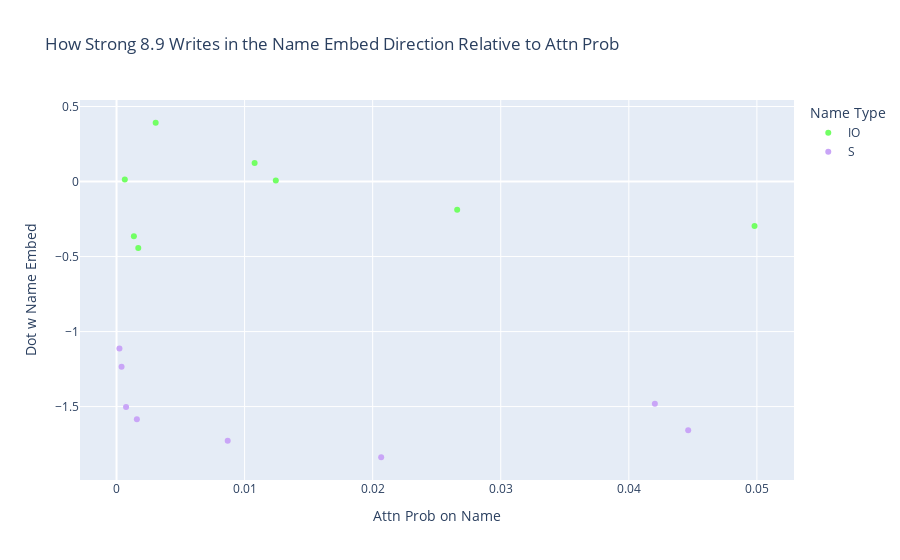

The code cell stored with this chart in its notebook:
### Code cell
scatter_attention_and_contribution(model, (8, 9), prompts, io_positions, s_positions, answer_residual_directions)

### Figure 1 — Plotly figure (JSON) as saved in the notebook; plotly's stock layout.template omitted (floating-point values rounded to 4 significant figures)
{"data": [{"customdata": [["When John and Mary went to the shops, John gave the bag to"], ["When John and Mary went to the shops, Mary gave the bag to"], ["When Tom and James went to the park, James gave the ball to"], ["When Tom and James went to the park, Tom gave the ball to"], ["When Dan and Sid went to the shops, Sid gave an apple to"], ["When Dan and Sid went to the shops, Dan gave an apple to"], ["After Martin and Amy went to the park, Amy gave a drink to"], ["After Martin and Amy went to the park, Martin gave a drink to"]], "hovertemplate": "Name Type=IO<br>Attn Prob on Name=%{x}<br>Dot w Name Embed=%{y}<br>text=%{customdata[0]}<extra></extra>", "legendgroup": "IO", "marker": {"color": "rgb(114,255,100)", "symbol": "circle"}, "mode": "markers", "name": "IO", "orientation": "v", "showlegend": true, "type": "scatter", "x": [0.003057, 0.01244, 0.04982, 0.001355, 0.0266, 0.001698, 0.01078, 0.0006463], "xaxis": "x", "y": [0.3918, 0.007677, -0.2966, -0.3653, -0.1873, -0.4424, 0.1243, 0.01403], "yaxis": "y"}, {"customdata": [["When John and Mary went to the shops, John gave the bag to"], ["When John and Mary went to the shops, Mary gave the bag to"], ["When Tom and James went to the park, James gave the ball to"], ["When Tom and James went to the park, Tom gave the ball to"], ["When Dan and Sid went to the shops, Sid gave an apple to"], ["When Dan and Sid went to the shops, Dan gave an apple to"], ["After Martin and Amy went to the park, Amy gave a drink to"], ["After Martin and Amy went to the park, Martin gave a drink to"]], "hovertemplate": "Name Type=S<br>Attn Prob on Name=%{x}<br>Dot w Name Embed=%{y}<br>text=%{customdata[0]}<extra></extra>", "legendgroup": "S", "marker": {"color": "rgb(201,165,247)", "symbol": "circle"}, "mode": "markers", "name": "S", "orientation": "v", "showlegend": true, "type": "scatter", "x": [0.0002282, 0.04464, 0.04203, 0.0007449, 0.02066, 0.001588, 0.008681, 0.0003929], "xaxis": "x", "y": [-1.112, -1.658, -1.481, -1.503, -1.838, -1.585, -1.727, -1.234], "yaxis": "y"}], "layout": {"legend": {"title": {"text": "Name Type"}, "tracegroupgap": 0}, "title": {"text": "How Strong 8.9 Writes in the Name Embed Direction Relative to Attn Prob"}, "xaxis": {"anchor": "y", "domain": [0, 1], "title": {"text": "Attn Prob on Name"}}, "yaxis": {"anchor": "x", "domain": [0, 1], "title": {"text": "Dot w Name Embed"}}}}
